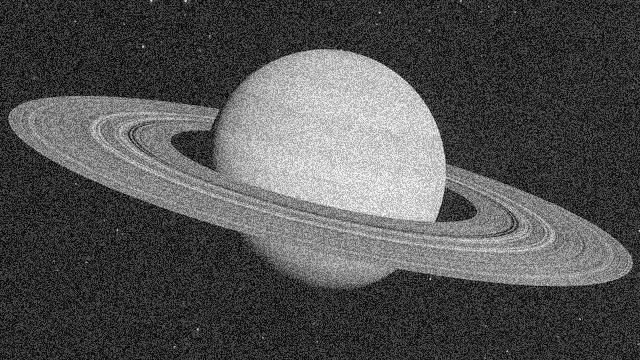
#> input picture Exercises/Week_4_Edges/4_2_edges_second_order/Python/Saturn_1.jpg, 640 x 360 px
$ python 4_2_Demo.py
#> lines starting #> are read from the running program, lines starting #| are printed output that depends on the picture
import matplotlib.pyplot as plt
import numpy as np
import cv2

from scipy.signal import correlate2d


image = plt.imread("Saturn_1.jpg")
#> image is the input picture: shape (360, 640); min 0, max 255, mean 81.7

resized_image = cv2.resize(image, dsize=[400, 200])
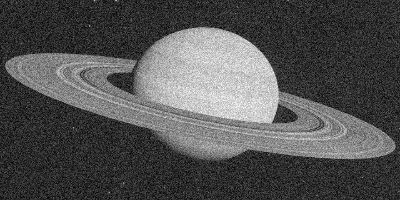
#> resized_image: shape (200, 400); min 0, max 253, mean 81.6


# =============================================================================
# Filter erstellen
# =============================================================================
laplace_filter = np.array([[-1, -1, -1],
                           [-1,  8, -1],
                           [-1, -1, -1]])

binomial_vector = np.array([[1, 6, 15, 20, 15, 6, 1]])

binomial_filter = binomial_vector * binomial_vector.T
binomial_filter = binomial_filter/binomial_filter.sum()

log_filter = correlate2d(binomial_filter, laplace_filter, mode = "same")


# =============================================================================
# Kanten detektieren
# =============================================================================
laplace_edges = correlate2d(image, laplace_filter, mode = "same")
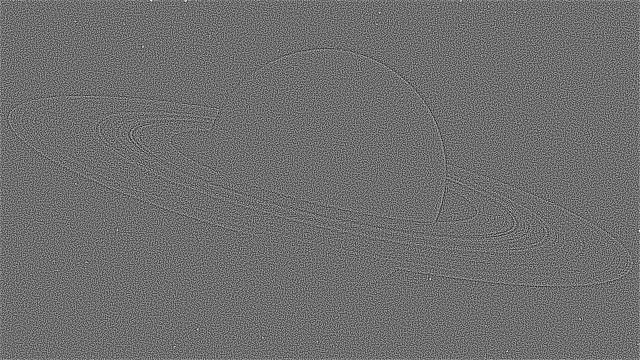
#> laplace_edges: shape (360, 640) int64; min -901, max 1172, mean 1.1; drawn with min black and max white
log_edges = correlate2d(image, log_filter, mode = "same")
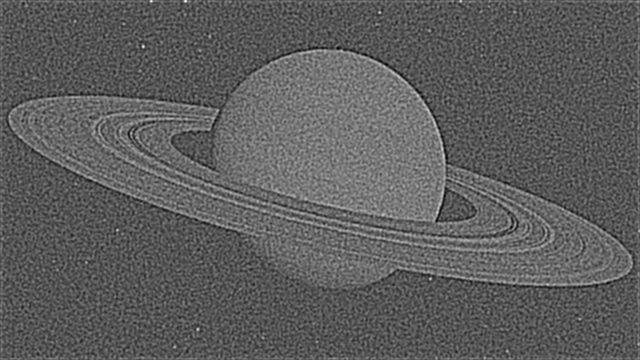
#> log_edges: shape (360, 640) float64; min -60.81, max 146.3, mean 15.5; drawn with min black and max white

laplace_edges_resized = correlate2d(resized_image, laplace_filter, mode = "same")
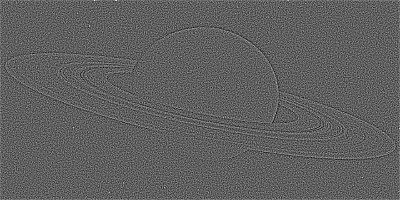
#> laplace_edges_resized: shape (200, 400) int64; min -705, max 1172, mean 2; drawn with min black and max white
log_edges_resized = correlate2d(resized_image, log_filter, mode = "same")
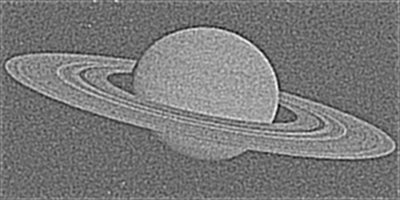
#> log_edges_resized: shape (200, 400) float64; min -59.61, max 98.52, mean 15.7; drawn with min black and max white

# =============================================================================
# Plotting
# =============================================================================
plt.figure()
plt.imshow(laplace_edges, cmap = "gray")
plt.title("Original size, laplace edges")

plt.figure()
plt.imshow(log_edges, cmap = "gray")
plt.title("Original size, LoG edges")

plt.figure()
plt.imshow(laplace_edges_resized, cmap = "gray")
plt.title("Resized image, laplace edges")

plt.figure()
plt.imshow(log_edges_resized, cmap = "gray")
plt.title("Resized image, LoG edges")


plt.show()
